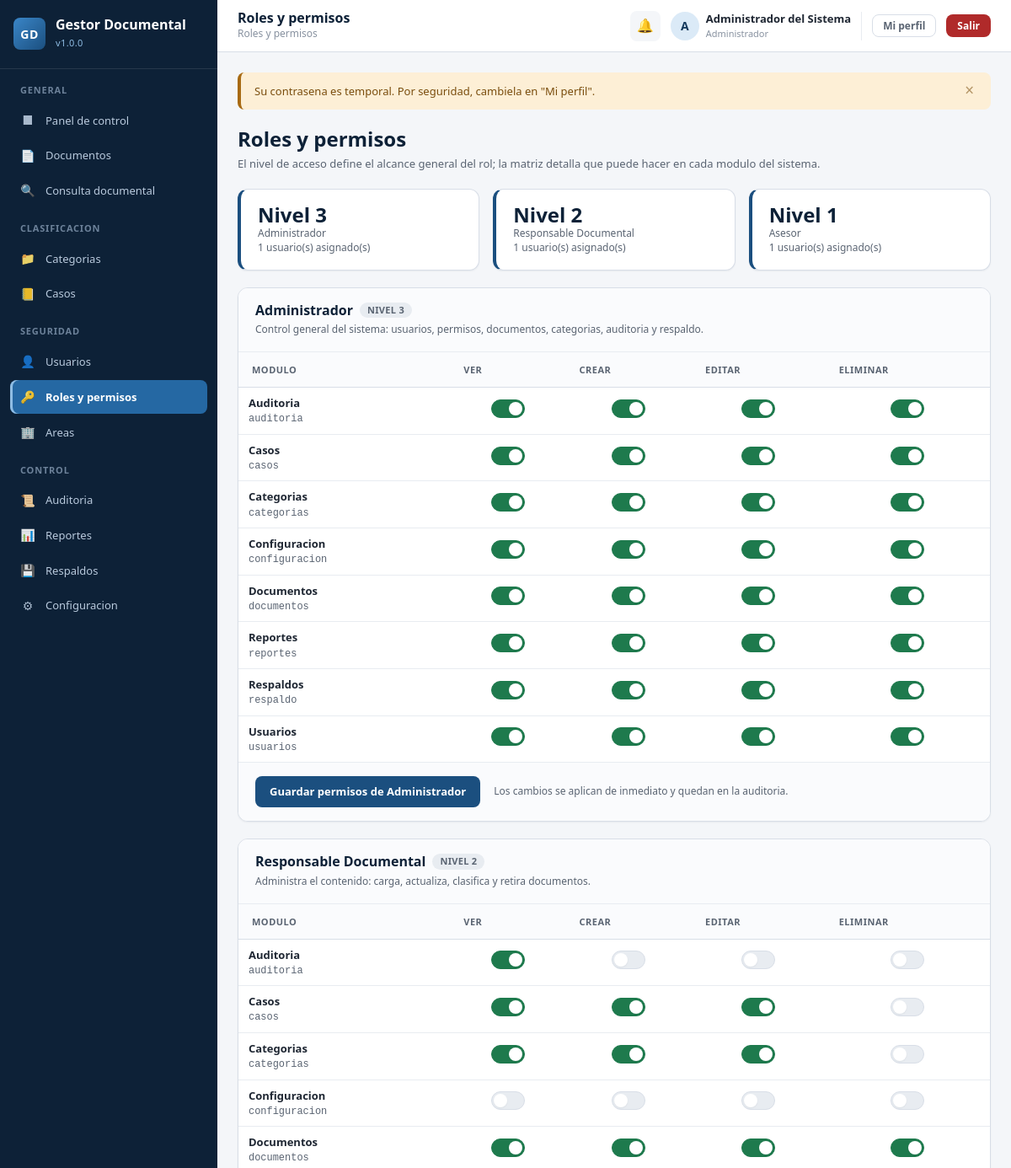
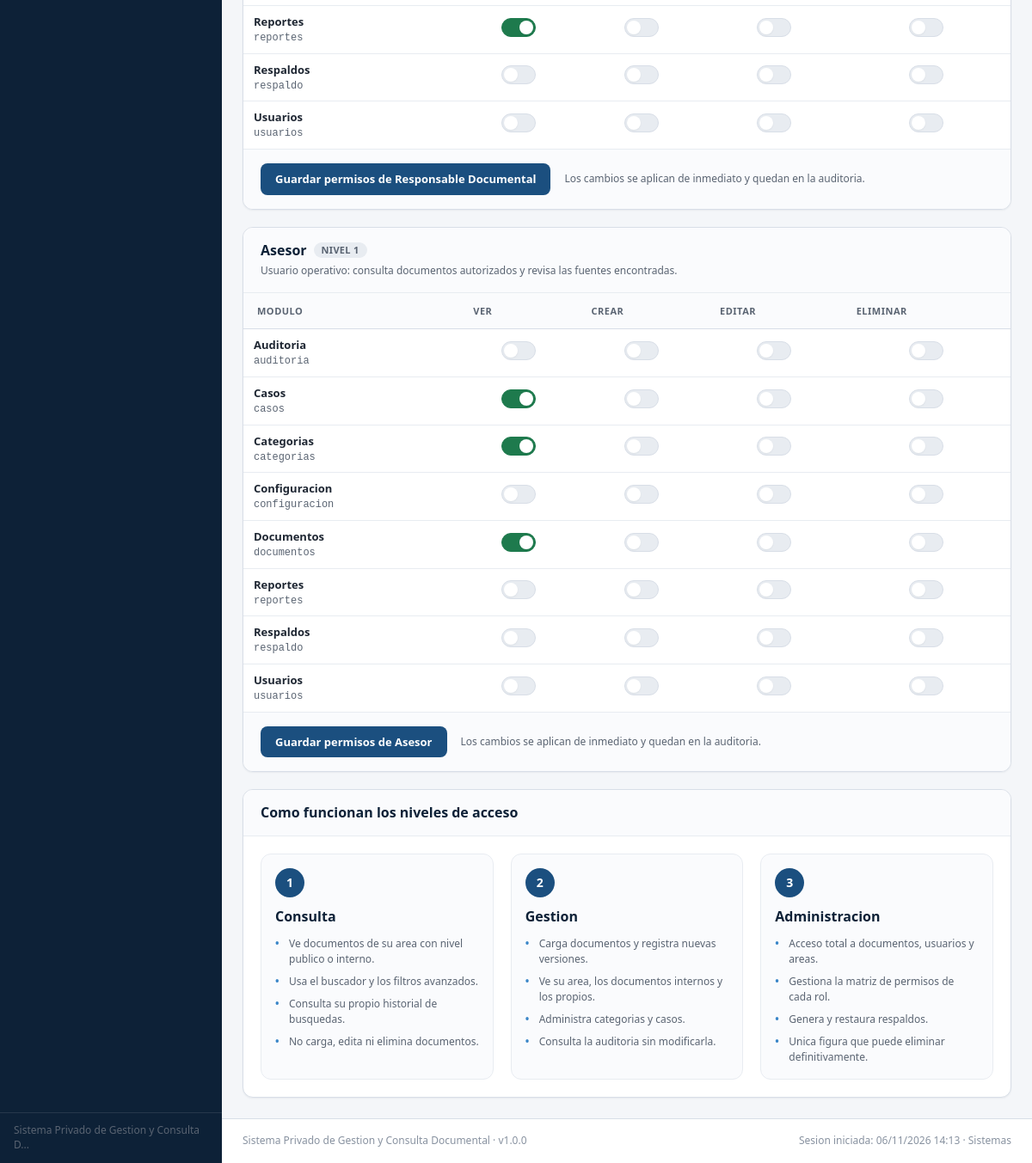
The app's page /public/index.php?modulo=roles (signed in) with its own data (2 pictures, top to bottom).
### tables this page shows
CREATE TABLE roles (
    id_rol          INT AUTO_INCREMENT PRIMARY KEY,
    nombre          VARCHAR(50)  NOT NULL UNIQUE,
    descripcion     VARCHAR(200) NULL,
    nivel_acceso    TINYINT      NOT NULL DEFAULT 1 COMMENT '1=Consulta 2=Gestion 3=Administracion',
    activo          TINYINT(1)   NOT NULL DEFAULT 1,
    fecha_creacion  DATETIME     NOT NULL DEFAULT CURRENT_TIMESTAMP
);

### app/controllers/UsuarioController.php (called while the page is built, shortened)
<?php
class UsuarioController
{
    public function roles(): void
    {
        $roles   = Usuario::listarRoles();
        $modulos = Database::todos('SELECT DISTINCT modulo FROM permisos_rol ORDER BY modulo');
        $usuariosPorRol = [];
        foreach ($roles as $rol) {
            $usuariosPorRol[$rol['id_rol']] = (int) Database::valor(
                'SELECT COUNT(*) FROM usuarios WHERE id_rol = ?', [$rol['id_rol']]
            );
        }
        require RUTA_VISTAS . '/usuarios/roles.php';
    }
}

### public/index.php (called while the page is built, shortened)
<?php
require_once RUTA_APP . '/core/Database.php';
require_once RUTA_APP . '/core/Helper.php';
require_once RUTA_APP . '/models/Usuario.php';
require_once RUTA_APP . '/controllers/UsuarioController.php';
$modulo = Helper::get('modulo');
$accion = Helper::get('accion');
if ($accion === '') {
    $accion = array_key_first($rutas[$modulo]);
}
$metodo      = $rutas[$modulo][$accion][1];
$instancia = new $controlador();
$instancia->$metodo();

### app/core/Database.php (called while the page is built, shortened)
<?php
class Database
{
    private static ?PDO $conexion = null;
    public static function obtener(): PDO
    {
        if (self::$conexion === null) {
            $dsn = sprintf(
                'mysql:host=%s;port=%d;dbname=%s;charset=%s',
                DB_HOST,
                DB_PUERTO,
                DB_NOMBRE,
                DB_CHARSET
            );
            $opciones = [
                PDO::ATTR_ERRMODE            => PDO::ERRMODE_EXCEPTION,
                PDO::ATTR_DEFAULT_FETCH_MODE => PDO::FETCH_ASSOC,
                PDO::ATTR_EMULATE_PREPARES   => false,
                PDO::ATTR_PERSISTENT         => false,
            ];
            try {
                self::$conexion = new PDO($dsn, DB_USUARIO, DB_CLAVE, $opciones);
            } catch (PDOException $e) {
                self::registrarFallo($e->getMessage());
                die('No fue posible conectar con la base de datos. '
                  . 'Verifique que MySQL este iniciado y que la base de datos "'
                  . DB_NOMBRE . '" exista.');
            }
        }
        return self::$conexion;
    }
    public static function consultar(string $sql, array $parametros = []): PDOStatement
    {
        $stmt = self::obtener()->prepare($sql);
        $stmt->execute($parametros);
        return $stmt;
    }
    public static function todos(string $sql, array $parametros = []): array
    {
        return self::consultar($sql, $parametros)->fetchAll();
    }
    public static function valor(string $sql, array $parametros = [])
    {
        $fila = self::consultar($sql, $parametros)->fetch(PDO::FETCH_NUM);
        return $fila === false ? null : $fila[0];
    }
}

### app/models/Usuario.php (called while the page is built, shortened)
<?php
class Usuario
{
    public static function listarRoles(): array
    {
        return Database::todos('SELECT * FROM roles WHERE activo = 1 ORDER BY nivel_acceso DESC');
    }
}

### app/core/Helper.php (called while the page is built, shortened)
<?php
class Helper
{
    public static function e($valor): string
    {
        return htmlspecialchars((string) $valor, ENT_QUOTES | ENT_SUBSTITUTE, 'UTF-8');
    }
    public static function url(string $modulo, string $accion = '', array $parametros = []): string
    {
        $query = array_merge(['modulo' => $modulo], $accion ? ['accion' => $accion] : [], $parametros);
        return 'index.php?' . http_build_query($query);
    }
}

### app/views/usuarios/roles.php (the view, shortened to what this page needs)
<?php
require RUTA_VISTAS . '/partials/header.php';
$nombresModulo = [
    'usuarios'      => 'Usuarios',
    'documentos'    => 'Documentos',
    'categorias'    => 'Categorias',
    'casos'         => 'Casos',
    'auditoria'     => 'Auditoria',
    'respaldo'      => 'Respaldos',
    'configuracion' => 'Configuracion',
    'reportes'      => 'Reportes',
];
?>
<section class="encabezado-seccion">
    <div>
        <h2 class="encabezado-seccion__titulo">Roles y permisos</h2>
        <p class="encabezado-seccion__meta">
            El nivel de acceso define el alcance general del rol; la matriz
            detalla que puede hacer en cada modulo del sistema.
        </p>
    </div>
</section>
<section class="metricas">
    <?php foreach ($roles as $rol): ?>
        <article class="metrica metrica--rol">
            <div class="metrica__datos">
                <span class="metrica__valor">Nivel <?= (int) $rol['nivel_acceso'] ?></span>
                <span class="metrica__etiqueta"><?= Helper::e($rol['nombre']) ?></span>
                <span class="texto-mini">
                    <?= (int) ($usuariosPorRol[$rol['id_rol']] ?? 0) ?> usuario(s) asignado(s)
                </span>
            </div>
        </article>
    <?php endforeach; ?>
</section>
<?php foreach ($roles as $rol): ?>
    <section class="tarjeta">
        <div class="tarjeta__cabecera">
            <h3 class="tarjeta__titulo">
                <?= Helper::e($rol['nombre']) ?>
                <span class="badge badge--neutro">Nivel <?= (int) $rol['nivel_acceso'] ?></span>
            </h3>
            <p class="tarjeta__subtitulo"><?= Helper::e((string) $rol['descripcion']) ?></p>
        </div>
        <div class="tarjeta__cuerpo tarjeta__cuerpo--sin-relleno">
            <form method="post" action="<?= Helper::url('roles', 'guardar') ?>">
                <div class="tabla-contenedor">
                    <table class="tabla tabla--matriz">
                        <thead>
                            <tr>
                                <th>Modulo</th>
                                <th class="tabla__celda-centrada">Ver</th>
                                <th class="tabla__celda-centrada">Crear</th>
                                <th class="tabla__celda-centrada">Editar</th>
                                <th class="tabla__celda-centrada">Eliminar</th>
                            </tr>
                        </thead>
                        <tbody>
                            <?php foreach ($modulos as $filaModulo): ?>
                                <?php
                                $modulo  = $filaModulo['modulo'];
                                $etiquetaModulo = $nombresModulo[$modulo] ?? ucfirst($modulo);
                                ?>
                                <tr>
                                    <td>
                                        <strong class="texto-fuerte"><?= Helper::e($etiquetaModulo) ?></strong>
                                        <span class="texto-bloque texto-mini texto-mono">
                                            <?= Helper::e($modulo) ?>
                                        </span>
                                    </td>
                                    <?php foreach (['ver', 'crear', 'editar', 'eliminar'] as $accion): ?>
                                        <td class="tabla__celda-centrada">
                                            <label class="interruptor">
                                                <span class="interruptor__marca"></span>
                                            </label>
                                        </td>
                                    <?php endforeach; ?>
                                </tr>
                            <?php endforeach; ?>
                        </tbody>
                    </table>
                </div>
                <div class="tarjeta__pie">
                    <button type="submit" class="boton boton--primario">
                        Guardar permisos de <?= Helper::e($rol['nombre']) ?>
                    </button>
                    <span class="texto-mini">
                        Los cambios se aplican de inmediato y quedan en la auditoria.
                    </span>
                </div>
            </form>
        </div>
    </section>
<?php endforeach; ?>
<section class="tarjeta">
    <div class="tarjeta__cabecera">
        <h3 class="tarjeta__titulo">Como funcionan los niveles de acceso</h3>
    </div>
    <div class="tarjeta__cuerpo">
        <div class="rejilla rejilla--3">
            <div class="nivel">
                <span class="nivel__numero">1</span>
                <h4 class="nivel__titulo">Consulta</h4>
                <ul class="nivel__lista">
                    <li>Ve documentos de su area con nivel publico o interno.</li>
                    <li>Usa el buscador y los filtros avanzados.</li>
                    <li>Consulta su propio historial de busquedas.</li>
                    <li>No carga, edita ni elimina documentos.</li>
                </ul>
            </div>
            <div class="nivel">
                <span class="nivel__numero">2</span>
                <h4 class="nivel__titulo">Gestion</h4>
                <ul class="nivel__lista">
                    <li>Carga documentos y registra nuevas versiones.</li>
                    <li>Ve su area, los documentos internos y los propios.</li>
                    <li>Administra categorias y casos.</li>
                    <li>Consulta la auditoria sin modificarla.</li>
                </ul>
            </div>
            <div class="nivel">
                <span class="nivel__numero">3</span>
                <h4 class="nivel__titulo">Administracion</h4>
                <ul class="nivel__lista">
                    <li>Acceso total a documentos, usuarios y areas.</li>
                    <li>Gestiona la matriz de permisos de cada rol.</li>
                    <li>Genera y restaura respaldos.</li>
                    <li>Unica figura que puede eliminar definitivamente.</li>
                </ul>
            </div>
        </div>
    </div>
</section>
<?php require RUTA_VISTAS . '/partials/footer.php'; ?>

### public/assets/css/tokens.css (style rules this page uses)
:root { --azul-900: #0d2137; --azul-800: #14395c; --azul-700: #1b4f7f; --azul-600: #2568a3; --azul-500: #3a86c8; --azul-300: #8fbde4; --azul-100: #dbeaf7; --azul-050: #f2f7fc; --verde-600: #1e7a4d; --verde-100: #d9f2e4; --ambar-600: #a86a12; --ambar-100: #fdefd6; --rojo-600: #b02a2a; --rojo-100: #fbe0e0; --gris-600: #5a6472; --gris-100: #e8ecf1; --blanco: #ffffff; --fondo: #f4f6f9; --fondo-suave:#fafbfd; --borde: #d8dee7; --borde-suave:#e8ecf1; --texto: #1f2733; --texto-suave:#5a6472; --texto-tenue:#8892a0; --fuente: 'Segoe UI', system-ui, -apple-system, 'Helvetica Neue', Arial, sans-serif; --fuente-mono: 'Cascadia Mono', 'Consolas', 'Courier New', monospace; --texto-xs: 11px; --texto-sm: 12px; --texto-md: 13px; --texto-base: 14px; --texto-lg: 16px; --texto-xl: 19px; --texto-2xl: 24px; --texto-3xl: 30px; --esp-1: 4px; --esp-2: 8px; --esp-3: 12px; --esp-4: 16px; --esp-5: 20px; --esp-6: 24px; --esp-8: 32px; --esp-10: 40px; --radio-sm: 4px; --radio: 8px; --radio-lg: 12px; --sombra-sm: 0 1px 2px rgba(16, 30, 54, .06); --sombra: 0 2px 8px rgba(16, 30, 54, .08); --sombra-lg: 0 8px 28px rgba(16, 30, 54, .14); --ancho-menu: 258px; --alto-cabecera: 62px; --transicion: 160ms ease; }
*, *::before, *::after { box-sizing: border-box; }
html { -webkit-text-size-adjust: 100%; scroll-behavior: smooth; }
body { margin: 0; padding: 0; font-family: var(--fuente); font-size: var(--texto-base); line-height: 1.55; color: var(--texto); background: var(--fondo); -webkit-font-smoothing: antialiased; }
h1, h2, h3, h4, h5, h6 { margin: 0; font-weight: 600; line-height: 1.3; color: var(--azul-900); }
p { margin: 0 0 var(--esp-3); }
p:last-child { margin-bottom: 0; }
ul, ol { margin: 0; padding: 0; list-style: none; }
table { border-collapse: collapse; width: 100%; }
button { font-family: inherit; font-size: inherit; cursor: pointer; }
.texto-mini { font-size: var(--texto-sm); color: var(--texto-suave); }
.texto-fuerte { font-weight: 600; color: var(--texto); }
.texto-bloque { display: block; }
.texto-mono { font-family: var(--fuente-mono); font-size: .92em; }

### public/assets/css/layout.css (style rules this page uses)
.boton { display: inline-flex; align-items: center; justify-content: center; gap: var(--esp-2); padding: 9px var(--esp-4); border: 1px solid transparent; border-radius: var(--radio); font-size: var(--texto-md); font-weight: 600; line-height: 1.3; white-space: nowrap; text-align: center; transition: background var(--transicion), border-color var(--transicion), color var(--transicion), box-shadow var(--transicion); }
.boton--primario { background: var(--azul-700); color: var(--blanco); }
.tarjeta { background: var(--blanco); border: 1px solid var(--borde); border-radius: var(--radio-lg); box-shadow: var(--sombra-sm); overflow: hidden; }
.tarjeta__cabecera { padding: var(--esp-4) var(--esp-5); border-bottom: 1px solid var(--borde-suave); background: var(--fondo-suave); }
.tarjeta__titulo { font-size: var(--texto-lg); display: flex; align-items: center; gap: var(--esp-2); flex-wrap: wrap; }
.tarjeta__subtitulo { margin: var(--esp-1) 0 0; font-size: var(--texto-sm); color: var(--texto-suave); }
.tarjeta__cuerpo { padding: var(--esp-5); }
.tarjeta__cuerpo--sin-relleno { padding: 0; }
.tarjeta__pie { display: flex; align-items: center; gap: var(--esp-4); flex-wrap: wrap; padding: var(--esp-4) var(--esp-5); border-top: 1px solid var(--borde-suave); background: var(--fondo-suave); }
.rejilla { display: grid; gap: var(--esp-5); }
.rejilla--3 { grid-template-columns: repeat(3, minmax(0, 1fr)); }
.tabla-contenedor { overflow-x: auto; }
.tabla { width: 100%; font-size: var(--texto-md); }
.tabla thead th { padding: var(--esp-3) var(--esp-4); text-align: left; font-size: var(--texto-xs); font-weight: 700; text-transform: uppercase; letter-spacing: .5px; color: var(--texto-suave); background: var(--fondo-suave); border-bottom: 1px solid var(--borde); white-space: nowrap; }
.tabla tbody td { padding: var(--esp-3) var(--esp-4); border-bottom: 1px solid var(--borde-suave); vertical-align: middle; }
.tabla tbody tr:last-child td { border-bottom: 0; }
.tabla__celda-centrada { text-align: center; }
.tabla--matriz tbody td { padding: var(--esp-2) var(--esp-3); }
.badge { display: inline-block; padding: 2px 9px; border-radius: 20px; font-size: var(--texto-xs); font-weight: 700; letter-spacing: .3px; text-transform: uppercase; white-space: nowrap; vertical-align: middle; }
.badge--neutro { background: var(--gris-100); color: var(--gris-600); }

### records on screen
roles: nivel_acceso "3", nombre "Administrador", id_rol "1", descripcion "Control general del sistema: usuarios, permisos, documentos, categorias, auditoria y respaldo.", etiquetaModulo "Auditoria", modulo "auditoria", etiquetaModulo "Casos", modulo "casos", etiquetaModulo "Categorias", modulo "categorias", etiquetaModulo "Configuracion", modulo "configuracion", etiquetaModulo "Documentos", modulo "documentos", etiquetaModulo "Reportes", modulo "reportes", etiquetaModulo "Respaldos", modulo "respaldo", etiquetaModulo "Usuarios", modulo "usuarios"
roles: nivel_acceso "2", nombre "Responsable Documental", id_rol "1", descripcion "Administra el contenido: carga, actualiza, clasifica y retira documentos.", etiquetaModulo "Auditoria", modulo "auditoria", etiquetaModulo "Casos", modulo "casos", etiquetaModulo "Categorias", modulo "categorias", etiquetaModulo "Configuracion", modulo "configuracion", etiquetaModulo "Documentos", modulo "documentos", etiquetaModulo "Reportes", modulo "reportes", etiquetaModulo "Respaldos", modulo "respaldo", etiquetaModulo "Usuarios", modulo "usuarios"
roles: nivel_acceso "1", nombre "Asesor", id_rol "1", descripcion "Usuario operativo: consulta documentos autorizados y revisa las fuentes encontradas.", etiquetaModulo "Auditoria", modulo "auditoria", etiquetaModulo "Casos", modulo "casos", etiquetaModulo "Categorias", modulo "categorias", etiquetaModulo "Configuracion", modulo "configuracion", etiquetaModulo "Documentos", modulo "documentos", etiquetaModulo "Reportes", modulo "reportes", etiquetaModulo "Respaldos", modulo "respaldo", etiquetaModulo "Usuarios", modulo "usuarios"

### other values on screen
Helper::e(VERSION_SISTEMA) "1.0.0"
Helper::e(mb_strimwidth(NOMBRE_SISTEMA, 0, 42, '...')) "Sistema Privado de Gestion y Consulta D..."
Helper::e(Helper::tituloModulo($moduloActual)) "Roles y permisos"
Helper::e($tituloPagina) "Roles y permisos"
Helper::e((string) Sesion::dato('rol')) "Administrador"
Helper::e($mensaje['texto']) "Su contrasena es temporal. Por seguridad, cambiela en \"Mi perfil\"."
Helper::e(NOMBRE_SISTEMA) "Sistema Privado de Gestion y Consulta Documental"
Helper::e((string) Sesion::dato('area', 'Sin area')) "Sistemas"
